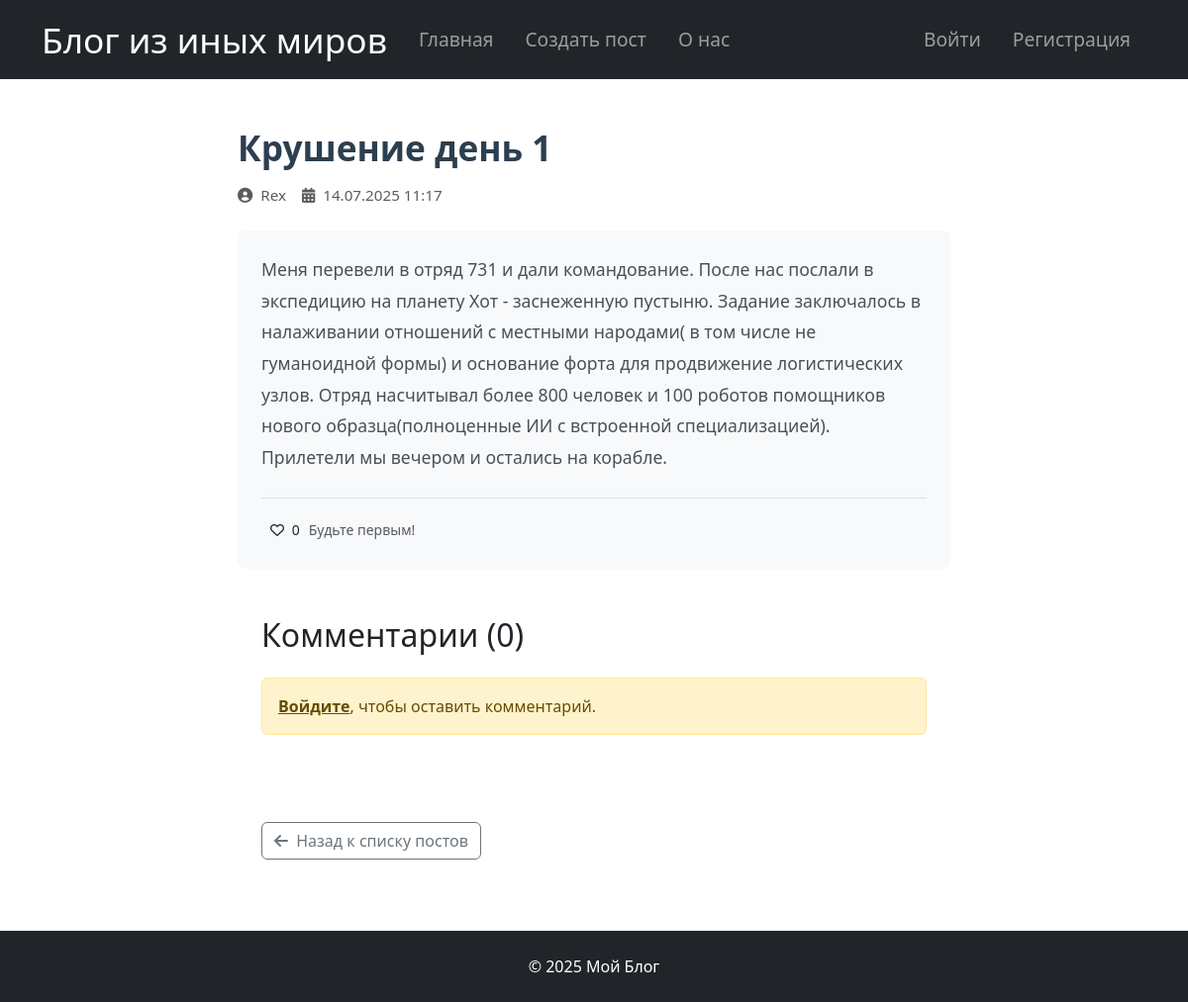
/post/1/, run on an earlier commit of the app's database.
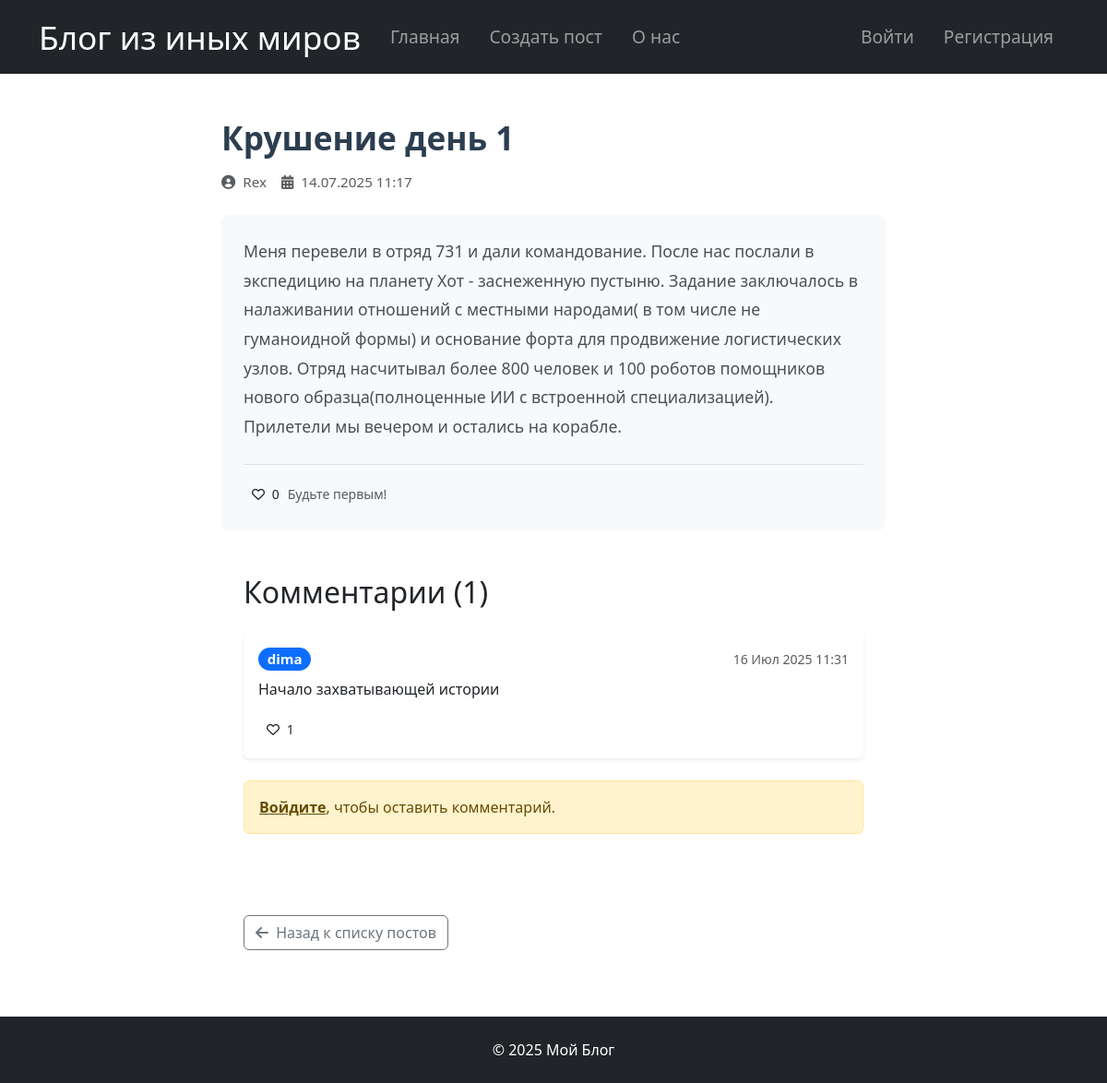
And on a later commit of the database.
### blog/models.py (models this page shows, shortened)
class Comment(models.Model):
    post = models.ForeignKey(Post, on_delete=models.CASCADE, related_name='comments')
    author = models.ForeignKey(User, on_delete=models.CASCADE)
    text = models.TextField()
    created_at = models.DateTimeField(auto_now_add=True)
    @property
    def like_count(self):
        return Like.objects.filter(
            content_type=ContentType.objects.get_for_model(self),
            object_id=self.id
        ).count()
    @property
    def is_liked_by_user(self):
        if not hasattr(self, '_current_user'):
            return False
        return self.is_liked_by(self._current_user)
    def is_liked_by(self, user):
        if not user.is_authenticated:
            return False
        return Like.objects.filter(
            content_type=ContentType.objects.get_for_model(self),
            object_id=self.id,
            user=user
        ).exists()

### blog/views.py (the view)
# urls.py: path('post/<slug:slug>/', post_detail, name='post_detail'),
def post_detail(request, slug):
    post = get_object_or_404(Post, slug=slug, is_published=True)
    comments = post.comments.all() # Все комментарии к посту
    is_liked = False
    if request.user.is_authenticated:
        is_liked=post.is_liked_by(request.user)
    for comment in comments:
        comment._current_user = request.user
    if request.method == 'POST':
        form = CommentForm(request.POST)
        if form.is_valid():
            comment = form.save(commit=False)
            comment.post = post
            comment.author = request.user
            comment.save()
            return redirect('post_detail', slug=post.slug)
    else:
        form = CommentForm()
    return render(request, 'blog/post_detail.html',
                  {'post': post,
                   'user': request.user,
                   'comments': comments,
                   'form': form,
                   'is_liked': is_liked})

### blog/models.py (called while the page is built)
    @property
    def like_count(self):
        return Like.objects.filter(content_type=ContentType.objects.get_for_model(self),
            object_id=self.id).count()

### templates/blog/post_detail.html (shortened to what the changed rows need)
{% extends 'base.html' %}
{% load crispy_forms_tags %}
{% block content %}
<div class="container mt-4">
    <div class="row">
        <div class="col-lg-8 mx-auto">
            <h1 class="mb-3 post-title">{{ post.title }}</h1>
            <div class="card mb-4 border-0">
                <div class="card-body p-4">
                    <h2 class="mb-4">Комментарии ({{ comments.count }})</h2>
                    {% for comment in comments %}
                    <div class="card mb-3 border-0 shadow-sm">
                        <div class="card-body">
                            <div class="d-flex justify-content-between align-items-center mb-2">
                                <h5 class="card-title mb-0">
                                    <span class="badge bg-primary rounded-pill">
                                        {{ comment.author.username }}
                                    </span>
                                </h5>
                                <small class="text-muted">{{ comment.created_at|date:"d M Y H:i" }}</small>
                            </div>
                            <p class="card-text">{{ comment.text }}</p>
                            <div class="d-flex align-items-center">
                                <button
                                    type="button"
                                    class="btn btn-sm like-button {% if comment.is_liked_by_user %}liked{% endif %}"
                                    data-comment-id="{{ comment.id }}"
                                >
                                    <i class="{% if comment.is_liked_by_user %}fas{% else %}far{% endif %} fa-heart"></i>
                                    <span class="ms-1 like-count">{{ comment.like_count }}</span>
                                </button>
                            </div>
                        </div>
                    </div>
                    {% empty %}
                        {% if user.is_authenticated %}
                            <div class="alert alert-info">Пока нет комментариев. Будьте первым!</div>
                        {% endif %}
                    {% endfor %}
                    {% if user.is_authenticated %}
                    <div class="comment-form mt-4">
                        <h3 class="mb-3">Добавить комментарий</h3>
                        <form method="post" class="needs-validation" novalidate>
                            {% csrf_token %}
                            <div class="mb-3">
                                {{ form.text|as_crispy_field }}
                            </div>
                            <button type="submit" class="btn btn-primary">
                                <i class="fas fa-paper-plane me-2"></i> Отправить
                            </button>
                        </form>
                    </div>
                    {% else %}
                    <div class="alert alert-warning mt-4">
                        <a href="{% url 'login' %}" class="alert-link">Войдите</a>, чтобы оставить комментарий.
                    </div>
                    {% endif %}
                </div>
            </div>
        </div>
    </div>
</div>
{% endblock %}

What changed in the data, as far as the page shows it:
added Comment: author.username "dima", created_at "16 Июл 2025 11:31", text "Начало захватывающей истории", like_count "1"
Also different on the page:
{{ comments.count }}: "0" → "1"
